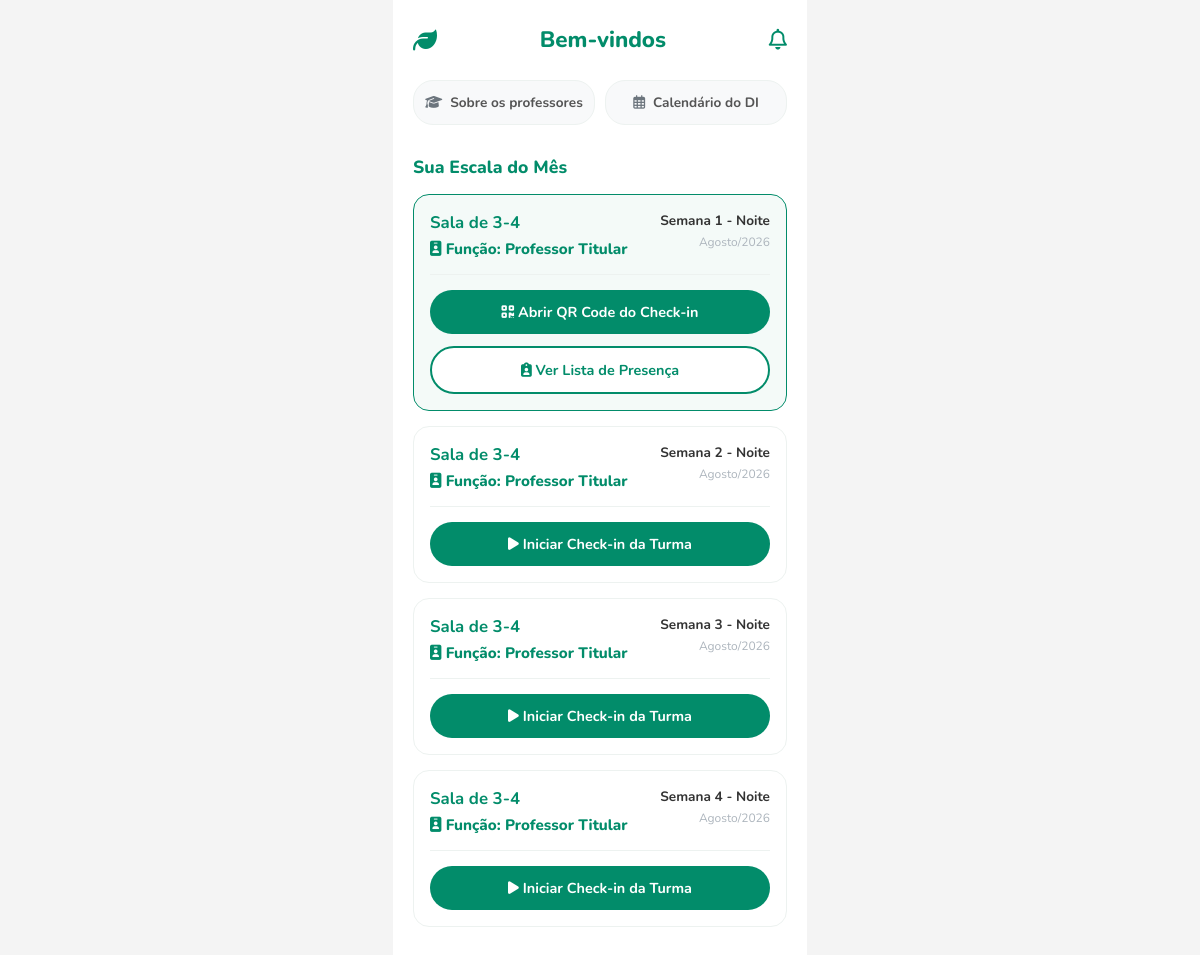
Page /dashboard_professor (signed in) on the committed database.
### app.py (models this page shows)
class Turma(db.Model):
    id = db.Column(db.Integer, primary_key=True)
    nome_classe = db.Column(db.String(100), nullable=False)
    dia_aula = db.Column(db.String(50), nullable=True)
    numeracao_escala = db.Column(db.String(20), nullable=True)
    professor_id = db.Column(
        db.Integer,
        db.ForeignKey('usuario.id'),
        nullable=True
    )
    auxiliar_id = db.Column(
        db.Integer,
        db.ForeignKey('usuario.id'),
        nullable=True
    )
    responsabilidade = db.Column(
        db.String(50),
        default='Professor Titular'
    )
    disponibilidade = db.Column(db.String(50))
    turno = db.Column(db.String(50))
    status = db.Column(db.String(20), default='fechada')
    professor_rel = db.relationship(
        'Usuario',
        foreign_keys=[professor_id]
    )
    auxiliar_rel = db.relationship(
        'Usuario',
        foreign_keys=[auxiliar_id]
    )
    checkins = db.relationship(
        'Checkin',
        backref='turma',
        lazy=True
    )

### app.py (the view)
@app.route('/dashboard_professor')
@login_required
def dashboard_professor():
    if not current_user.is_professor and not current_user.is_admin:
        flash('Acesso restrito.', 'danger')
        return redirect(url_for('dashboard'))
    turmas = Turma.query.filter(
        (Turma.professor_id == current_user.id) | (Turma.auxiliar_id == current_user.id)
    ).order_by(Turma.dia_aula, Turma.numeracao_escala, Turma.nome_classe).all()
    qtd_notificacoes = Notificacao.query.filter_by(
        usuario_id=current_user.id,
        lida=False
    ).count()
    return render_template(
        'dashboard_professor.html',
        turmas=turmas,
        qtd_notificacoes=qtd_notificacoes
    )

### app.py (called while the page is built)
@app.after_request
def desativar_cache_paginas_autenticadas(response):
    if current_user.is_authenticated:
        response.headers['Cache-Control'] = 'no-store, no-cache, must-revalidate, max-age=0'
        response.headers['Pragma'] = 'no-cache'
        response.headers['Expires'] = '0'
    return response

@login_manager.user_loader
def load_user(user_id):
    return db.session.get(Usuario, int(user_id))

### templates/dashboard_professor.html (shortened to what this page needs)
<!DOCTYPE html>
<html lang="pt-BR">
<head>
    <link rel="stylesheet" href="https://cdnjs.cloudflare.com/ajax/libs/font-awesome/6.4.0/css/all.min.css">
</head>
<body>
    <div class="app-container">
        <div class="header">
            <div class="logo-area"><i class="fa-solid fa-leaf"></i></div>
            <div class="header-title">Bem-vindos</div>
            <a href="{{ url_for('notificacoes') }}" class="bell-icon" style="position: relative;"><i class="fa-regular fa-bell"></i></a>
        </div>
        <div class="quick-actions">
            <a href="{{ url_for('sobre_professores') }}" class="action-btn">
                <i class="fa-solid fa-graduation-cap"></i> Sobre os professores
            </a>
            <a href="{{ url_for('calendario') }}" class="action-btn">
                <i class="fa-regular fa-calendar-days"></i> Calendário do DI
            </a>
        </div>
        <div class="section-header">
            <div class="section-title">Sua Escala do Mês</div>
        </div>
        <div class="class-list">
            {% if turmas %}
                {% for turma in turmas %}
                    {% set papel = 'Professor Titular' if turma.professor_id == current_user.id else 'Auxiliar' %}
                    {% set esta_ativa = turma.status in ['checkin', 'acontecendo'] %}
                    <div class="class-card {% if esta_ativa %}active{% endif %}" {% if turma.status == 'finalizada' %} style="opacity: 0.5;" {% endif %}>
                        <div style="display: flex; justify-content: space-between; align-items: flex-start;">
                            <div class="class-info-left">
                                <h4>Sala de {{ turma.nome_classe }}</h4>
                                <p style="color: #028c6a; font-weight: 800; margin-top: 5px; font-size: 0.95rem;">
                                    <i class="fa-solid fa-id-badge"></i> Função: {{ papel }}
                                </p>
                            </div>
                            <div class="class-info-right">
                                <p>{{ turma.numeracao_escala }}</p>
                                <span>{{ turma.dia_aula }}{% if turma.turno %} · {{ turma.turno }}{% endif %}</span>
                            </div>
                        </div>
                        <div style="border-top: 1px solid #edf2f0; padding-top: 15px; margin-top: 15px; display: flex; flex-direction: column; gap: 12px;">
                            {% if turma.status == 'fechada' %}
                                <a href="{{ url_for('gerenciar_turma', turma_id=turma.id, acao='iniciar_checkin') }}" class="btn-primary" style="padding: 12px; font-size: 0.9rem;">
                                    <i class="fa-solid fa-play"></i> Iniciar Check-in da Turma
                                </a>
                            {% elif turma.status == 'checkin' %}
                                <a href="{{ url_for('tela_qr', turma_id=turma.id) }}" class="btn-primary" style="padding: 12px; font-size: 0.9rem;">
                                    <i class="fa-solid fa-qrcode"></i> Abrir QR Code do Check-in
                                </a>
                                <a href="{{ url_for('lista_presenca', turma_id=turma.id) }}" class="btn-outline" style="padding: 12px; font-size: 0.9rem;">
                                    <i class="fa-solid fa-clipboard-user"></i> Ver Lista de Presença
                                </a>
                            {% endif %}
                        </div>
                    </div>
                {% endfor %}
            {% else %}
                <div class="empty-state">
                    Você ainda não foi escalado para nenhuma turma neste mês. O administrador avisará quando a escala estiver pronta!
                </div>
            {% endif %}
        </div>
    </div>
</body>
</html>

### templates/dashboard_professor.html (style rules this page uses)
body { background-color: #f4f4f4; display: flex; justify-content: center; font-family: 'Nunito', sans-serif; margin: 0; }
.app-container { width: 100%; max-width: 414px; background: #ffffff; min-height: 100vh; padding: 24px 20px; box-sizing: border-box; }
.header { display: flex; justify-content: space-between; align-items: center; margin-bottom: 20px; }
.logo-area { display: flex; align-items: center; gap: 8px; color: #028c6a; font-size: 1.5rem; }
.header-title { font-size: 1.4rem; font-weight: 800; color: #028c6a; flex-grow: 1; text-align: center; }
.bell-icon { color: #028c6a; font-size: 1.3rem; text-decoration: none; }
.quick-actions { display: flex; gap: 10px; margin-bottom: 30px; }
.action-btn { flex: 1; background: #f8f9fa; border: 1px solid #edf2f0; padding: 12px 10px; border-radius: 20px; text-align: center; text-decoration: none; color: #555; font-size: 0.85rem; font-weight: 700; display: flex; align-items: center; justify-content: center; gap: 8px; }
.action-btn i { color: #6c757d; }
.section-header { display: flex; justify-content: space-between; align-items: center; margin-bottom: 15px; }
.section-title { font-size: 1.1rem; font-weight: 800; color: #028c6a; }
.class-card { border: 1px solid #edf2f0; border-radius: 16px; padding: 16px; margin-bottom: 15px; display: flex; flex-direction: column; text-decoration: none; color: inherit; transition: 0.2s; }
.class-card.active { border-color: #028c6a; background-color: #f4faf8; }
.class-info-left h4 { margin: 0 0 4px 0; font-size: 1.05rem; color: #028c6a; }
.class-info-left p { margin: 0; font-size: 0.85rem; color: #adb5bd; }
.class-info-right { text-align: right; }
.class-info-right p { margin: 0; font-size: 0.85rem; color: #333; font-weight: 700; }
.class-info-right span { font-size: 0.75rem; color: #adb5bd; }
.btn-primary { background: #028c6a; color: white; padding: 14px; border-radius: 25px; text-align: center; text-decoration: none; font-weight: 700; font-size: 1rem; border: none; cursor: pointer; }
.btn-outline { background: white; color: #028c6a; padding: 14px; border-radius: 25px; text-align: center; text-decoration: none; font-weight: 700; font-size: 1rem; border: 2px solid #028c6a; cursor: pointer; }

### rows in the picture
Turma: nome_classe "3-4", papel "Professor Titular", numeracao_escala "Semana 1 - Noite", dia_aula "Agosto/2026"
Turma: nome_classe "3-4", papel "Professor Titular", numeracao_escala "Semana 2 - Noite", dia_aula "Agosto/2026"
Turma: nome_classe "3-4", papel "Professor Titular", numeracao_escala "Semana 3 - Noite", dia_aula "Agosto/2026"
Turma: nome_classe "3-4", papel "Professor Titular", numeracao_escala "Semana 4 - Noite", dia_aula "Agosto/2026"
